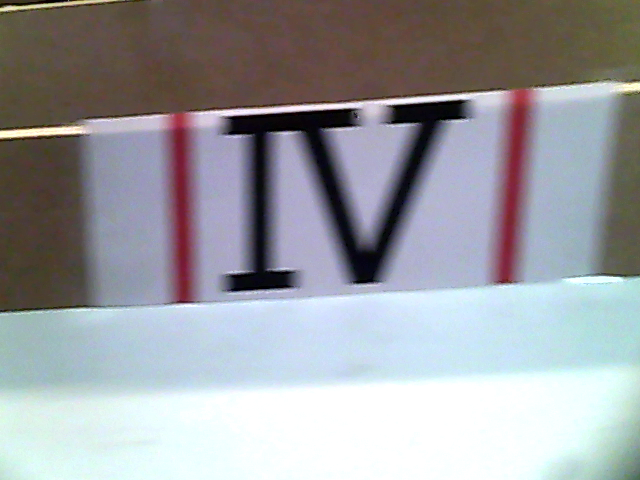
#> input picture RomanNumberDetector/numbers/1.png, 640 x 480 px
$ python -i roi_number.py   (imports and definitions only)   (older library calls are emulated)
#> lines starting #> are read from the running program, lines starting #| are printed output that depends on the picture; after the words box and inside, x2 and y2 are one past the last pixel; in counts of white or black regions, pixels touching at a corner belong together
import cv2
import numpy as np

def cropNumber(image):
    #im = cv2.imread(image)
    im = image
    #imgray = cv2.cvtColor(im, cv2.COLOR_BGR2GRAY)
    ret, thresh = cv2.threshold(im, 127, 255, 0)
    im2, contours, hierarchy = cv2.findContours(thresh, cv2.RETR_TREE, cv2.CHAIN_APPROX_SIMPLE)

    #only keep the largest contours
    contours = sorted(contours, key=cv2.contourArea, reverse=True)[:1]

    for c in contours:
        rect = cv2.boundingRect(c)
        rect = cv2.minAreaRect(c)
        box = cv2.boxPoints(rect)
        box = np.int0(box)

        (x, y), radius = cv2.minEnclosingCircle(c)

        c = max(contours, key=cv2.contourArea)

        # get min and max corrdinates
        yStart = np.amin(c, axis=0)[0][1]
        yEnd = np.amax(c, axis=0)[0][1]

        h_new = yEnd - yStart

    try:
        _ ,width = im.shape
    except:
        width = 0

    cropArray = []

    try:
        cropImg_top_top = im[(int)(yStart):(int)(yEnd - 3 * h_new / 4), 0:width]

        cropImg_top = im[(int)(yStart + h_new / 4):(int)(yEnd - h_new / 2), 0:width]

        cropImg_bottom = im[(int)(yStart + h_new / 2):(int)(yEnd - h_new / 4), 0:width]
        cropImg_bottom_bottom = im[((int)(yStart + (int)(3 * h_new / 4))):(yEnd), 0:width]

        cropArray.append(cropImg_top_top)
        cropArray.append(cropImg_top)
        cropArray.append(cropImg_bottom)
        cropArray.append(cropImg_bottom_bottom)

        # [4 lines of commented-out code are left out]

        return cropArray

    except:
        return cropArray

>>> import cv2
>>> picture = cv2.imread('numbers/1.png', cv2.IMREAD_GRAYSCALE)
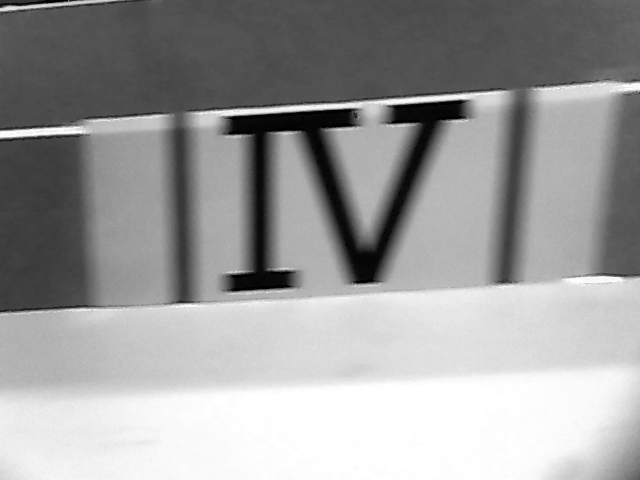
#> picture: shape (480, 640); min 0, max 255, mean 156.2
>>> result = cropNumber(picture)
#> in cropNumber, `ret, thresh = cv2.threshold(im, 127, 255, 0)`:
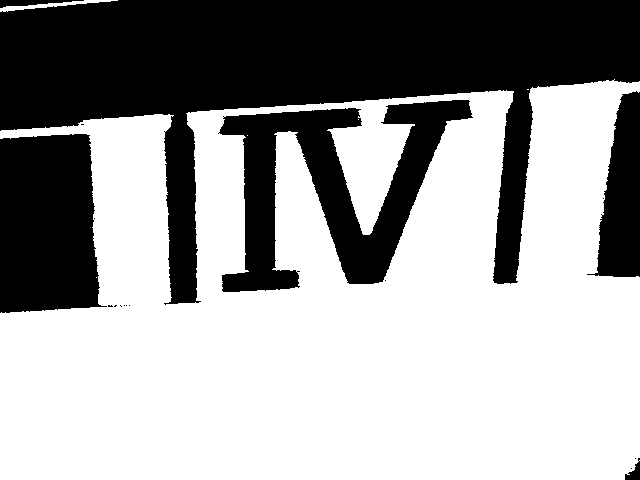
#> thresh: shape (480, 640); 61.6% white; 18 black regions (12 under 20 px)
#> in cropNumber, `im2, contours, hierarchy = cv2.findContours(thresh, cv2.RETR_TREE, cv2..`: contours = 25 contours, 22 with area under 20; largest, box (x1, y1, x2, y2) and area: (0, 79, 640, 480) 206771, (218, 99, 474, 293) 20298, (0, 0, 118, 12) 280
#> in cropNumber, `contours = sorted(contours, key=cv2.contourArea, reverse=True)[:1]`: contours = 1 contour; box (x1, y1, x2, y2) and area: (0, 79, 640, 480) 206771
#> the loop in cropNumber, `for c in contours:` made 1 pass
#> (box, x, y, radius, yStart, yEnd, h_new) on pass 1: ([[639, 479], [0, 479], [0, 79], [639, 79]], 319.5, 280, 376.4, 79, 479, 400)
#> in cropNumber, `cropImg_top_top = im[(int)(yStart):(int)(yEnd - 3 * h_new / 4), 0:width]`:
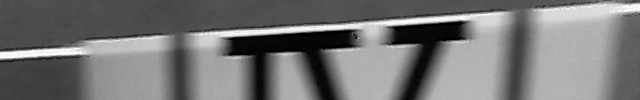
#> cropImg_top_top: shape (100, 640); min 0, max 255, mean 117.2
#> in cropNumber, `cropImg_top = im[(int)(yStart + h_new / 4):(int)(yEnd - h_new / 2), 0:..`:
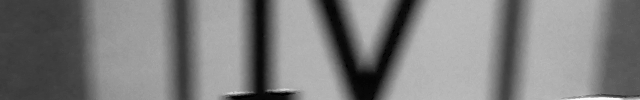
#> cropImg_top: shape (100, 640); min 0, max 253, mean 125.4
#> in cropNumber, `cropImg_bottom = im[(int)(yStart + h_new / 2):(int)(yEnd - h_new / 4),..`:
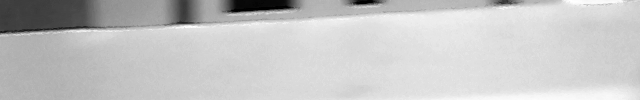
#> cropImg_bottom: shape (100, 640); min 0, max 255, mean 197.4
#> in cropNumber, `cropImg_bottom_bottom = im[((int)(yStart + (int)(3 * h_new / 4))):(yEn..`:
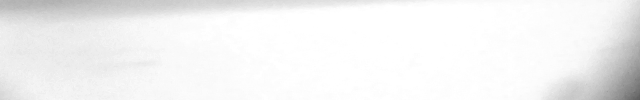
#> cropImg_bottom_bottom: shape (100, 640); min 92, max 255, mean 242.5
#> result = 4 items
